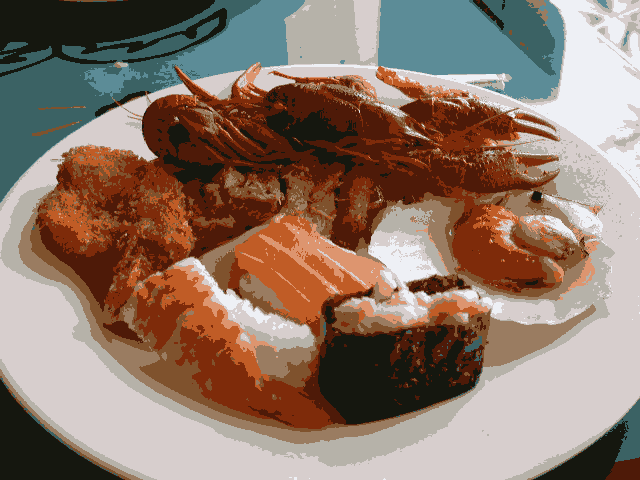
//> input picture image.png, 640 x 480 px
$ ./momentos-regioes ../image.png ../1.png   (built with g++ and OpenCV 4)
//> lines starting //> are read from the running program, lines starting //| are printed output that depends on the picture; after the words box and inside, x2 and y2 are one past the last pixel; in counts of white or black regions, pixels touching at a corner belong together
#include <iostream>
#include <vector>
#include <cmath>
#include <opencv2/opencv.hpp>

int main(int argc, char* argv[]) {
    if (argc < 3) {
        std::cerr << "Usage: " << argv[0] << " <base_image> <target_image1> <target_image2> ..." << std::endl;
        return -1;
    }

    // Carrega a imagem base
    cv::Mat baseImageGray = cv::imread(argv[1], cv::IMREAD_GRAYSCALE);
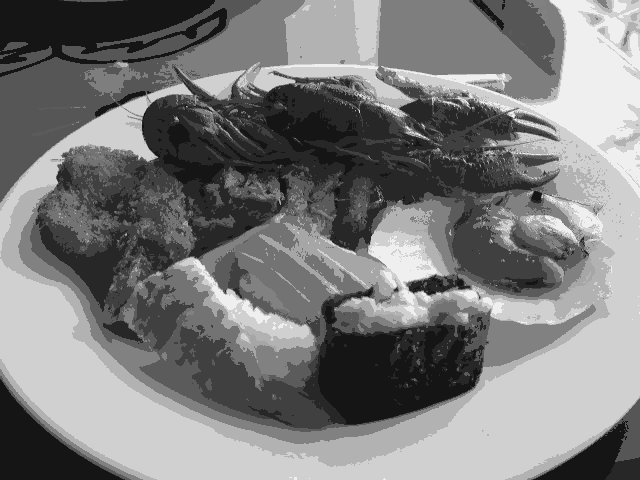
//> baseImageGray: 480 rows x 640 cols, CV_8UC1; min 21, max 239, mean 124.2
    cv::Mat baseImageColor = cv::imread(argv[1], cv::IMREAD_COLOR);
//> baseImageColor is the input picture: 480 rows x 640 cols, CV_8UC3; mean B, G, R 105.9, 119.7, 141.7

    if (baseImageGray.empty() || baseImageColor.empty()) {
        std::cerr << "Could not open or find the base image!" << std::endl;
        return -1;
    }

    // Fator de escala para redimensionamento
    double scaleFactor = 0.5;

    // Loop através de cada imagem alvo
    for (int i = 2; i < argc; ++i) {
        // Carrega a imagem alvo
        cv::Mat targetImageGray = cv::imread(argv[i], cv::IMREAD_GRAYSCALE);
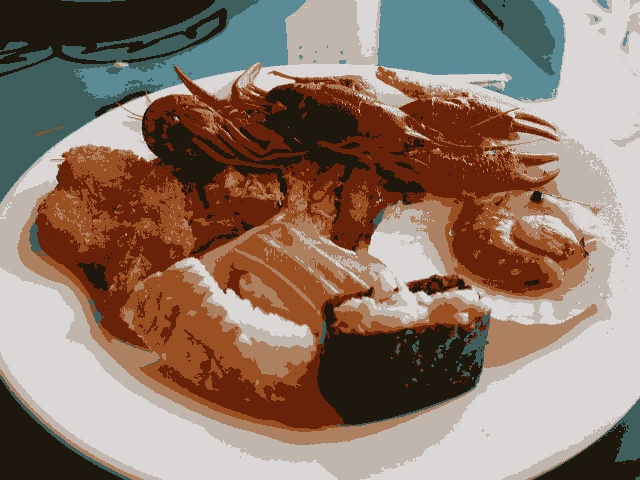
//> input picture 1.png, 640 x 480 px
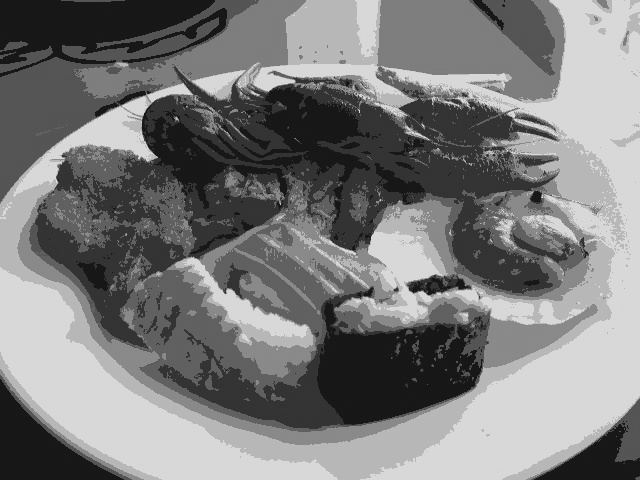
//> targetImageGray: 480 rows x 640 cols, CV_8UC1; min 16, max 224, mean 124
        if (targetImageGray.empty()) {
            std::cerr << "Could not open or find target image " << argv[i] << "!" << std::endl;
            continue;
        }

        // Calcula os momentos Hu para a imagem alvo
        double targetHuMoments[7];
        cv::Moments targetMoments = cv::moments(targetImageGray, false);
//> targetMoments = moments, m00 38102250, centre m10/m00, m01/m00 = (346.4, 254.4)
        cv::HuMoments(targetMoments, targetHuMoments);
//> targetHuMoments = [0.00152, 2.39e-07, 6.41e-11, 2.02e-11, 1.13e-22, 4.54e-15, -7.16e-22]

        for (double& moment : targetHuMoments) {
            moment = -1 * std::copysign(1.0, moment) * std::log10(std::abs(moment));
        }
//> this loop made 7 passes
//> moment on passes 1 to 7: 2.82, 6.62, 10.19, 10.7, 21.95, 14.34, -21.14

        // Abordagem de janela deslizante para encontrar a imagem alvo na imagem base
        int windowHeight = targetImageGray.rows;
//> windowHeight = 480
        int windowWidth = targetImageGray.cols;
//> windowWidth = 640
        double minDiff = std::numeric_limits<double>::max();
        cv::Point bestMatch;

        std::cout << "🔍 Searching for target " << i - 1 << " in the base image" << std::endl;
        for (int y = 0; y <= baseImageGray.rows - windowHeight; ++y) {
            for (int x = 0; x <= baseImageGray.cols - windowWidth; ++x) {
                cv::Rect window(x, y, windowWidth, windowHeight);
                cv::Mat subImage = baseImageGray(window);

                // Calcula os momentos Hu para a janela atual
                double subImageHuMoments[7];
                cv::Moments subImageMoments = cv::moments(subImage, false);
                cv::HuMoments(subImageMoments, subImageHuMoments);

                for (double& moment : subImageHuMoments) {
                    moment = -1 * std::copysign(1.0, moment) * std::log10(std::abs(moment));
                }

                // Calcula a diferença entre os momentos
                double diff = 0.0;
                for (int j = 0; j < 7; ++j) {
                    diff += std::abs(targetHuMoments[j] - subImageHuMoments[j]);
                }

                // Atualiza a melhor correspondência se a diferença atual for menor
                if (diff < minDiff) {
                    minDiff = diff;
                    bestMatch = cv::Point(x, y);
                }
            }
        }
//> this loop made 1 pass
//> (minDiff, bestMatch) on pass 1: (0.818, Point(0, 0))
//> after the loop, minDiff = 0.818

        // Desenha um retângulo na imagem base
        cv::rectangle(baseImageColor, bestMatch, cv::Point(bestMatch.x + windowWidth, bestMatch.y + windowHeight), cv::Scalar(0, 0, 255), 4); // Retângulo vermelho, espessura 4
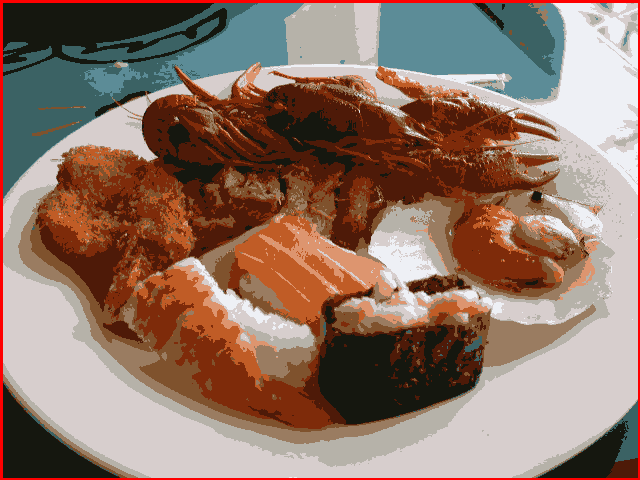
//> baseImageColor: 480 rows x 640 cols, CV_8UC3; 1.81% of pixels changed, all inside (x1, y1, x2, y2) = (0, 0, 640, 480)

        std::cout << "Target " << i - 1 << " best match found at: " << bestMatch << std::endl;
//| Target 1 best match found at: [0, 0]
        std::cout << "Difference: " << minDiff << std::endl;
//| Difference: 0.818396
        std::cout << "Target " << i - 1 << " Hu Moments: ";
        for (const double& moment : targetHuMoments) {
            std::cout << moment << " ";
        }
        std::cout << std::endl;

        // Exibe a imagem base com o retângulo
        cv::imshow("Base Image with Rectangle", baseImageColor);
        cv::waitKey(0);
    }

    return 0;
}
